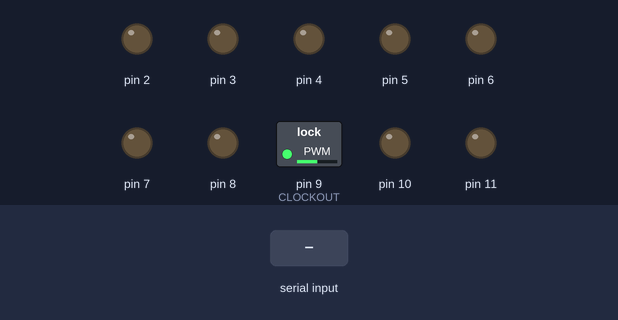
This sketch was run on a simulated Arduino Uno, built with avr-gcc and run on an emulated ATmega328P. On the bench: switched loads named in the sketch (green lamp = pin HIGH), output pins drawn as LEDs (lit = HIGH). The test bench sets the inputs (shaded band). What the sketch prints to the serial monitor is not drawn.

Above: at 1.2 s.
1.3 s: byte 30 received over Serial
At 2.6 s:
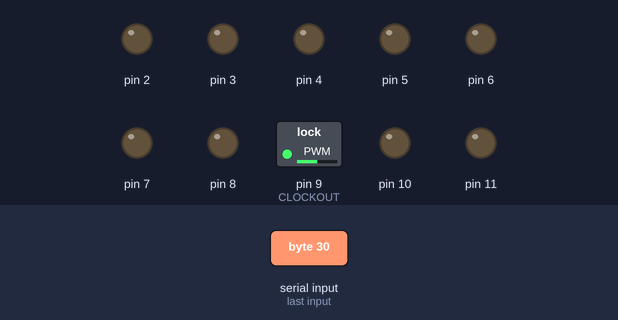
2.9 s: byte 90 received over Serial
At 3.9 s:
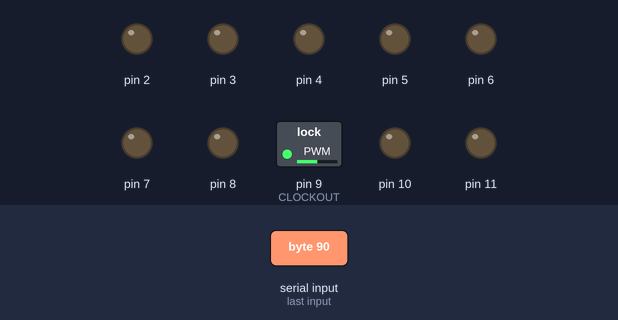
4.5 s: byte 120 received over Serial
At 5.1 s:
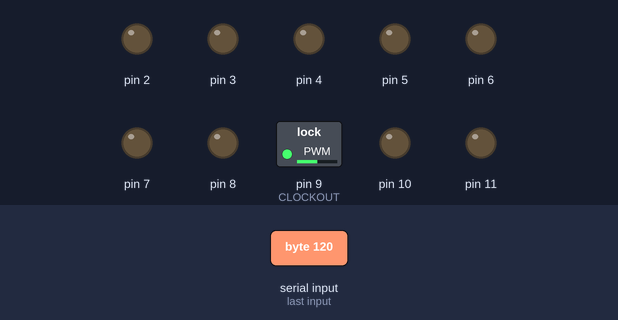
Timing chart, 0 to 7.5 s (numbered marks = the images above; inputs shaded):
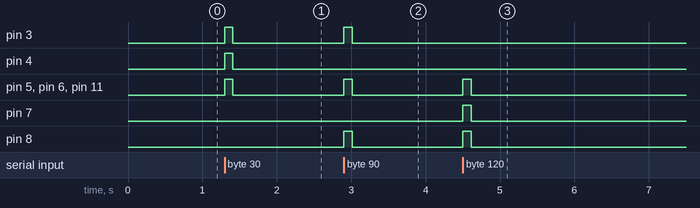

The sketch:

Keyboard-Clock.ino
```cpp
//This script is for using Arduino UNO as an 8MHz oscillator and keyboard emulator
//for Liv85 project
const byte CLOCKOUT = 9;   // Uno, Duemilanove, etc.

void setup ()
  {
  // set up 8 MHz timer on CLOCKOUT (OC1A)
  pinMode (CLOCKOUT, OUTPUT);
  // set up Timer 1
  TCCR1A = bit (COM1A0);  // toggle OC1A on Compare Match
  TCCR1B = bit (WGM12) | bit (CS10);   // CTC, no prescaling
  OCR1A =0 ;       // output every cycle
  Serial.begin(9600);
  for(int i=0; i<=6; i++) pinMode(i+2,OUTPUT);
  pinMode(10,OUTPUT);
  pinMode(11,OUTPUT);
  }  // end of setup

void sen(byte x){
  int temp;
  for(int i=6; i>=0; i--){
    if(bitRead(x,i)==0) temp = LOW;
    else temp = HIGH;
    digitalWrite(i+2,temp);
  }
}

void cls(){
  for(int i =0; i<=6; i++){
    digitalWrite(i+2,LOW);
  }
  digitalWrite(10,LOW);
}
//using arduino to ouput keys from Serial and also ouput the key as char in Serial monitor
void loop ()
  {
  digitalWrite(11,LOW);
  while(Serial.available()<=0);
  int t = Serial.read();
  if(t!="")
  {
  sen(t);
  delay(10);
  digitalWrite(11,HIGH);
  delay(100);
  Serial.print((char)t);
  digitalWrite(11,LOW);
  cls();
  }
  }  // end of loop
```

Measured:
- after the input at 1.3 s, pin 3–6: LOW → HIGH at once, → LOW 0.11 s later; pin 11: LOW → HIGH at once, → LOW 0.10 s later
- after the input at 2.9 s, pin 3, pin 5, pin 6, pin 8: LOW → HIGH at once, → LOW 0.11 s later; pin 11: LOW → HIGH at once, → LOW 0.10 s later
- after the input at 4.5 s, pin 5–8: LOW → HIGH at once, → LOW 0.11 s later; pin 11: LOW → HIGH at once, → LOW 0.10 s later
